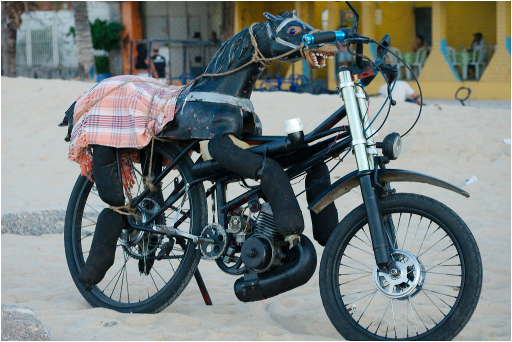
#> input picture practica7/cavalo_motorizado.jpg, 512 x 342 px
$ python convolve_image_with_kernel.py
#> lines starting #> are read from the running program, lines starting #| are printed output that depends on the picture
"""
	convolve_image_with_kernel.py

	add a description of your code here

	author: add your fullname
	date created: add this info
	universidad de monterrey
"""

# import required libraries
import numpy as np
import matplotlib.pyplot as plt
import cv2

# read image
img_name = 'cavalo_motorizado.jpg'
img = cv2.imread(img_name)
#> img is the input picture: shape (342, 512, 3); mean B, G, R 123.2, 125, 117.4

# verify that image `img` exist
if img is None:
	print('ERROR: image ', img_name, 'could not be read')
	exit()

# [6 lines of commented-out code are left out]
kernelx = np.array([[1,2,1],[2,4,2],[1,2,1]], np.float32)/16
dst_correlation = cv2.filter2D(img, -1, kernelx)
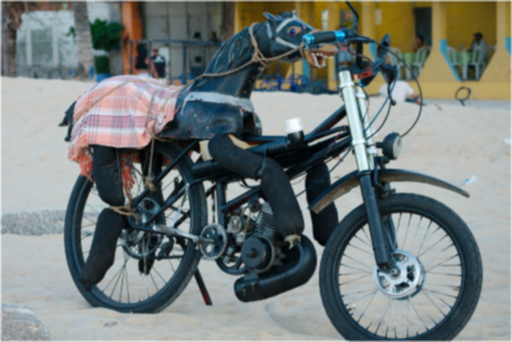
#> dst_correlation: shape (342, 512, 3); mean B, G, R 122.9, 124.8, 117.1

# rotate kernel
kernel_rotated = cv2.flip(kernelx, -1)
dst_convolution = cv2.filter2D(img, -1, kernel_rotated)

# plot input and convolved images
plt.figure(1)
plt.imshow(img)
plt.title('Input image')
plt.xticks([])
plt.yticks([])

plt.figure(2)
plt.imshow(dst_correlation)
plt.title('Output image using a 3x3 averaging filter (correlation)')
plt.xticks([])
plt.yticks([])

plt.figure(3)
plt.imshow(dst_convolution)
plt.title('Output image using a 3x3 averaging filter (convolution)')
plt.xticks([])
plt.yticks([])

plt.show()
